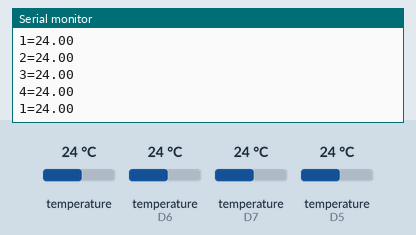
The sketch below on a simulated ESP8266 (NodeMCU). On the bench: the last lines printed to the serial monitor. The inputs (shaded band) are chosen by the test bench; at power-on: temperature 24 °C, temperature (sensors on D6, D7, D5) 24 °C.

Above: at 1.2 s.
1.3 s: temperature (sensor 0) set to 12 °C
At 2.0 s:
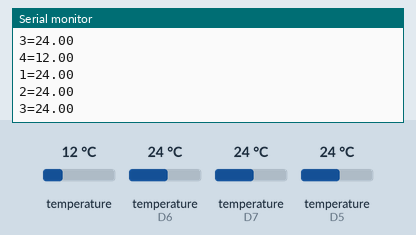
2.8 s: temperature (sensor on D6) set to 12 °C
At 3.6 s:
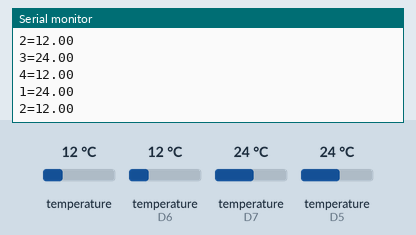
4.3 s: temperature (sensor on D7) set to 12 °C
At 4.9 s:
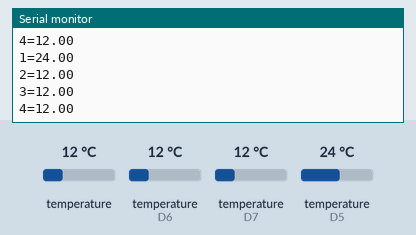
5.8 s: temperature (sensor on D5) set to 12 °C
At 6.7 s:
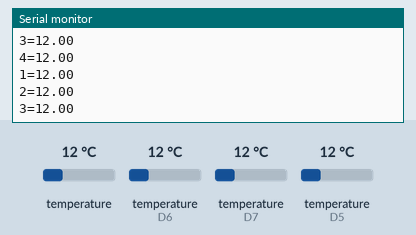
7.3 s: temperature (sensor 0) set to 19 °C
At 8.0 s:
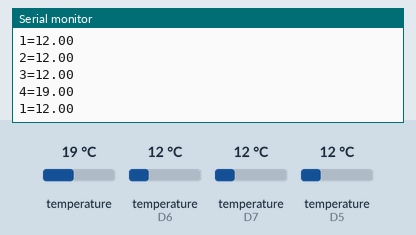
8.8 s: temperature (sensor on D6) set to 19 °C
At 9.4 s:
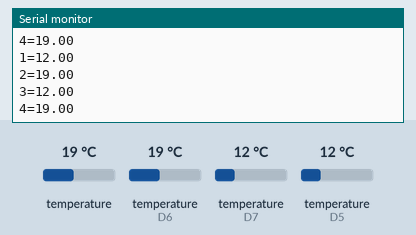
Timing chart, 0 to 11.3 s (numbered marks = the images above; inputs shaded):
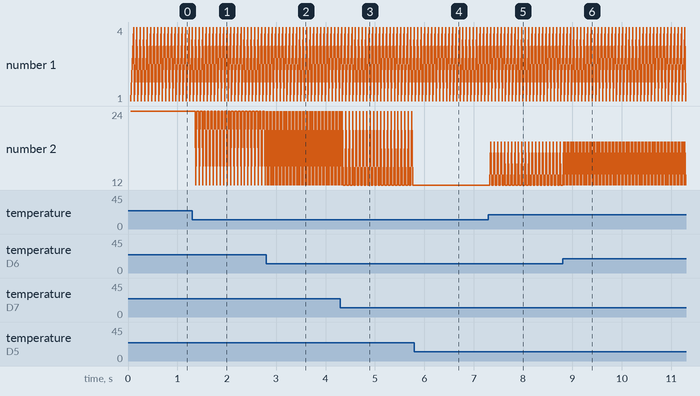

The sketch:

main.ino
```cpp
#include <SimpleTimer.h>
#include "ds18b20obj.cpp"


#define TEMP1_PIN       D5
#define TEMP2_PIN       D6
#define TEMP3_PIN       D7
#define TEMP4_PIN       D3


DS18B20 temp1;
DS18B20 temp2;
DS18B20 temp3;
DS18B20 temp4;


int temp_read_delay = 900;
uint8_t temp_resolution = 12;


void print_temp(uint8_t sens_id, float temp_c){
  uint16_t itemp = (temp_c * 100);
  uint8_t temp[2] = { itemp & 0xff, itemp >> 8 };
  Serial.print(sens_id, DEC);
  Serial.print("=");
  Serial.println(temp_c);
}


void setup() {
  Serial.begin(115200);
  temp1.init(TEMP1_PIN, temp_resolution);
  temp2.init(TEMP2_PIN, temp_resolution);
  temp3.init(TEMP3_PIN, temp_resolution);
  temp4.init(TEMP4_PIN, temp_resolution);

  temp1.on_temp([](float t_new){
    temp1.read();
    print_temp(1, t_new);
  });

  temp2.on_temp([](float t_new){
    temp2.read();
    print_temp(2, t_new);
  });

  temp3.on_temp([](float t_new){
    temp3.read();
    print_temp(3, t_new);
  });

  temp4.on_temp([](float t_new){
    temp4.read();
    print_temp(4, t_new);
  });

  temp1.read();
  temp2.read();
  temp3.read();
  temp4.read();
}


void loop() {
  temp1.run();
  temp2.run();
  temp3.run();
  temp4.run();
}
```

ds18b20obj.cpp
```cpp
#include <Arduino.h>
#include <OneWire.h>
#include <stdio.h>
#include <string.h>


typedef void (*DS18B20Callback) (float temp);


class DS18B20 {

	uint8_t i;
	uint8_t temp_data[ 12 ];
	int16_t raw_temp;
	float temp_c;
	bool read_is_active;
	uint8_t resolution;
	float buffer[16];
	uint8_t buffer_idx;
	OneWire* sensor;
	DS18B20Callback callback;

	void buffer_add(float value) {
		for (int k = 16; k >0; k--){
		  buffer[k]=buffer[k-1];
		}
		buffer[0] = value;
		//buffer[buffer_idx] = value;
	 	//buffer_idx = (buffer_idx + 1) % 16;
	}

	void start_read(){
		if (read_is_active){
			return;
		}
		read_is_active = true;
	  byte resbyte = 0x1F;
	  if ( resolution == 12 ){
	    resbyte = 0x7F;
	  }
	  else if ( resolution == 11 ) {
	    resbyte = 0x5F;
	  }
	  else if ( resolution == 10 ) {
	    resbyte = 0x3F;
	  }
	  sensor->reset();
	  sensor->skip();
	  sensor->write( 0x4E );
	  sensor->write( 0 );
	  sensor->write( 0 );
	  sensor->write( resbyte );
	  sensor->write( 0x48 );
	  sensor->reset();
	  sensor->skip();
	  sensor->write( 0x44, 1 );
	}

	void read_temp(){
	  delay( 5 );
	  sensor->reset();
	  sensor->skip();
	  sensor->write( 0xBE );
	  for ( i = 0; i < 9; i++ ) {
	    temp_data[ i ] = sensor->read();
	  }
	  raw_temp = ( temp_data[ 1 ] << 8 ) | temp_data[ 0 ];
	  temp_c = (float) raw_temp / 16.0;
		read_is_active = false;
		buffer_add(temp_c);
		read_is_active = false;
		callback(temp_c);
	}

	public:
  DS18B20() {
  }

	void init(int onewire_pin, uint8_t res = 10){
		sensor = new OneWire(onewire_pin);
		resolution = res;
	}

	void on_temp(DS18B20Callback cbx){
		callback = cbx;
	}

	void set_resolution(uint8_t res){
		resolution = res;
	}

	void read() {
		start_read();
	}

	void get_buffer(uint8_t index){
		Serial.println( buffer[index] );
	}


  void run(){
		if (sensor->read() && read_is_active){
			read_temp();
		}
  }

};
```

SerialTerm.cpp
```cpp
/*******************************************************************************
*
* Simple Serial Terminal for Arduino
* Designed for esp8266 or boards with sufficient memory
*
* Author: Cyrill v.W. <eni e23.ch>
*
*******************************************************************************/

#ifndef SerialTerm_h
#define SerialTerm_h

#include <Arduino.h>
#include <stdarg.h>


#ifndef TTY_BUFFER_SIZE
  #define TTY_BUFFER_SIZE 128
#endif

#ifndef TTY_MAX_CMDS
  #define TTY_MAX_CMDS 16
#endif

#ifndef TTY_HIST_SIZE
  #define TTY_HIST_SIZE 8
#endif

// Terminal escape sequences
#define TTY_OFF             "\x1b[0m"
#define TTY_BOLD            "\x1b[1m"
#define TTY_LOWINTENS       "\x1b[2m"
#define TTY_UNDERLINE       "\x1b[4m"
#define TTY_BLINK           "\x1b[5m"
#define TTY_REVERSE         "\x1b[7m"
#define TTY_COLOR_RED       "\x1b[0;31m"
#define TTY_COLOR_GREEN     "\x1b[0;32m"
#define TTY_COLOR_ORANGE    "\x1b[0;33m"
#define TTY_COLOR_BLUE      "\x1b[0;34m"
#define TTY_COLOR_PURPLE    "\x1b[0;35m"
#define TTY_COLOR_CYAN      "\x1b[0;36m"
#define TTY_COLOR_GRAY      "\x1b[0;37m"
#define TTY_COLOR_YELLOW    "\x1b[1;33m"
#define TTY_COLOR_RST       "\x1b[0m"
#define TTY_CLS              "\x1b[2J"
#define TTY_CURSOR_XY(x,y)  "\x1b[x;yH"
#define TTY_CURSOR_UP(x)    "\x1b[xA"
#define TTY_CURSOR_DOWN(x)  "\x1b[xB"
#define TTY_CURSOR_RIGHT(x) "\x1b[xC"
#define TTY_CURSOR_LEFT(x)  "\x1b[xD"
#define TTY_CURSOR_HOME     "\x1b[H"
#define TTY_CURSOR_SAFE     "\x1b7"
#define TTY_CURSOR_RESTORE  "\x1b8"


typedef void (*SerialTermCallback) ();


class SerialTerm {

private:
  // buffer for line input
  char buffer[TTY_BUFFER_SIZE];
  // current position in the buffer
  int buffer_pos;

  int cursor_v;
  int cursor_h;
  bool begin_escape;

  // next free callback slot
  int callback_pos;
  // cmd callback name lookup table
  String lookup_table[TTY_MAX_CMDS];
  // Array with the callbacks itself
  SerialTermCallback callbacks[TTY_MAX_CMDS];
  // last line, used for getArg functions
  String last_line;

  // history
  String history[TTY_HIST_SIZE];
  int history_pos;

  /**
  * rcv_char() is getting called for every char recived by serial
  **/
  void rcv_char(){

    char current_char = Serial.read();

    // cut out escape sequences
    if (current_char==27){
      begin_escape = true;
      return;
    }
    if (begin_escape and current_char==91 ){
      begin_escape = false;
      return;
    }
    begin_escape = false;

    /*
    bool is_control = false;
    bool is_alphanum = false;
    bool is_printable = false;
    bool is_ascii = false;
    if (isControl(current_char)) is_control = true;
    if (isAlphaNumeric(current_char)) is_alphanum = true;
    if (isPrintable(current_char)) is_printable = true;
    if (isAscii(current_char)) is_ascii = true;
    printf("current_char=%i ctrl=%d alpha=%d print=%d ascii=%d\n\r",
    (int)current_char, is_control, is_alphanum, is_printable, is_ascii);
    return;
    */

    // backspace: delete last char in buffer
    if ( current_char == 0x7F && buffer_pos > 0 ) {
      // cursor at end
      if (cursor_h == buffer_pos){
        buffer[buffer_pos-1];
        buffer_pos--;
        cursor_h--;
        printf("\b \b");
        return;
      }
      // cursor somewhere else
      for(int i = cursor_h-1; i < buffer_pos; i++){
        buffer[i] = buffer[i+1];
      }
      buffer[buffer_pos] = '\0';
      buffer_pos--;
      cursor_h--;
      draw_buffer();
      printf("\033[%iD", (buffer_pos-cursor_h) );
      return;
    }
    // carriage return recived = new line
    if (current_char == 13) {
      Serial.println( current_char );
      buffer[buffer_pos] = '\0';
      last_line = String(buffer);
      parse_line();
      return;
    }
    // TAB: completion
    if (current_char == '\t') {
      tab_completion();
      return;
    }
    // cursor down: history
    if ( (current_char == 66) ){  // down
      if (history_pos>1){
        history_pos--;
      } else {
        return;
      }
      show_history(history_pos-1);
      return;
    }
    // cursor up: history
    if (current_char == 65){
      if (history_pos<TTY_HIST_SIZE){
        history_pos++;
      } else {
        return;
      }
      show_history(history_pos-1);
      return;
    }
    // cursor left
    if (current_char == 67) {
      if (cursor_h==buffer_pos or buffer_pos==0){
        return;
      }
      cursor_h++;
      Serial.print("\033[1C");
      return;
    }
    // cursor right
    if (current_char == 68) {
      if ((cursor_h-1)<0 or buffer_pos==0){
        return;
      }
      cursor_h--;
      Serial.print("\033[1D");
      return;
    }

    // put every other char than cr into buffer
    // cursor at the end
    if (cursor_h == buffer_pos){
      buffer[buffer_pos] = current_char;
    }
    // cursor somewhere else
    else {
      for (int i = buffer_pos - 1; i >= cursor_h; i--){
        buffer[i+1] = buffer[i];
      }
      buffer[cursor_h] = current_char;
    }
    buffer_pos++;
    cursor_h++;
    draw_buffer();
    // if cursor not at the end, move cursor to correct position
    if (buffer_pos!=cursor_h){
      printf("\033[%iD", (buffer_pos-cursor_h) );
    }
  }


  /**
  * Add a string to history array
  **/
  void history_add(String data) {
    for (int k = TTY_HIST_SIZE-1; k >0; k--){
      history[k]=history[k-1];
    }
    history[0] = data;
  }


  /**
  * show history at given position
  **/
  void show_history(int position){
    String hline = history[position];
    if (hline==""){
      return;
    }
    memset(buffer, 0, sizeof( buffer ) );
    buffer_pos=0;
    cursor_h=0;
    for (int i=0; i<hline.length()+1; i++){
      buffer[i] = hline.charAt(i);
      buffer_pos++;
      cursor_h++;
    }
    buffer[hline.length()] = '\0';
    draw_buffer();
  }


  /**
  * Experimential: command tab completion
  **/
  void tab_completion() {

    String input = get_buff_input();

    // return if function arg
    String s_chk = str_token(input, ' ', 1);
    if (s_chk.length()>0){
      return;
    }
    // count matches and get last one
    int cmdc = 0;
    int last_match = 0;
    for (int i=0; i<TTY_MAX_CMDS; i++){
      if (lookup_table[i].startsWith(input)){
        cmdc++;
        last_match = i;
      }
    }
    // nothing matches: return
    if (cmdc==0){
      return;
    }
    // 1 match: complete command
    if (cmdc==1){
      String pstr = lookup_table[last_match].substring(input.length());
      // fill buffer
      for (int i=0; i<pstr.length();i++){
        buffer[buffer_pos] = pstr.charAt(i);
        buffer_pos++;
        cursor_h++;
      }
      buffer[buffer_pos] = ' ';
      buffer_pos++;
      cursor_h++;
      Serial.print(pstr);
      Serial.print(" ");
      return;
    }
    // more than 1 match: print commands
    // TODO: complete to same
    // TODO: builtins
    if (cmdc>1) {
      Serial.print("\x1b\n\r");
      //int reslen = 0;
      for (int i=0; i<TTY_MAX_CMDS; i++){
        if (lookup_table[i].startsWith(input)){
          //reslen+=(lookup_table[i].length()+4);
          Serial.print(lookup_table[i]);
          Serial.print('\t');
        }
      }
      Serial.print("\n\r");
      Serial.print(input);
    }
  }


  /**
  * clear line and draw buffer
  **/
  void draw_buffer(){
    printf("\x1b[2K\x1b[%iD", buffer_pos);
    for (int i=0; i<(buffer_pos); i++){
      Serial.print(buffer[i]);
    }
  }


  /**
  * Get current input
  **/
  String get_buff_input(){
    String input = String("");
    if (buffer_pos>0){
      char tb[buffer_pos];
      for (int i=0; i<buffer_pos;i++){
        tb[i] = buffer[i];
      }
      tb[buffer_pos]='\0';
      input = String(tb);
    }
    return input;
  }


  /**
  * parse_line() gets called when rcv_char() detects a newline
  **/
  void parse_line(){
    // split input line by spaces and take the first item as command
    String command = "";
    command = str_token( last_line, ' ', 0 );
    if (command.endsWith(" ")){
      command = command.substring(0, command.length()-1);
    }

    // empty buffer and zero counter
    memset(buffer, 0, sizeof( buffer ) );
    buffer_pos = 0;
    cursor_h = 0;

    // catch empty command
    if ( command == ""){
      return;
    }

    // add command to history
    history_add(last_line);

    // simple pong for recognition
    if (  command ==  "ping" ) {
      printf( "pong" );
      return;
    }
    if (  command ==  "cls" or command == "clear") {
      printf(TTY_CLS TTY_CURSOR_HOME);
      return;
    }

    if ( command == "history"){
      for (int i = 0; i<TTY_HIST_SIZE; i++){
        printf("%i: ", i);
        Serial.println(history[i]);
      }
      return;
    }

    // try to find entered command in cb-lookup
    for (int i=0; i<TTY_MAX_CMDS; i++){
      if (command==lookup_table[i]){
        callbacks[i]();
        return;
      }
    }

    // if nothing matches, command not found
    debug("unknown command");
    printf("last_line '%s'\n\r", str2char(last_line) );
    return;
  }


public:

  boolean debug_enabled = true;

  /**
  * Constructor
  **/
  SerialTerm() {
    buffer_pos = 0;
    callback_pos = 0;
    cursor_h = 0;
    last_line = "";
    begin_escape = true;
    history_pos = 0;
  }

  /**
  * Begin Serial
  **/
  void begin(int TTY_baud){
    Serial.begin( TTY_baud );
    Serial.print("\x1b\x63");
  }


  /**
  * printf to terminal
  * This function does not support String since it uses variadic
  **/
  void printf(char *fmt, ... ){
    char buf[256];
    va_list args;
    va_start (args, fmt );
    vsnprintf(buf, 256, fmt, args);
    va_end (args);
    Serial.print(buf);
  }


  /**
  * printf with an color
  **/
  void printf_color(char* color, char *fmt, ... ){
    char buf[256]; // resulting string limited to 256 chars
    va_list args;
    va_start (args, fmt );
    vsnprintf(buf, 256, fmt, args);
    va_end (args);
    printf("\033[%sm", color );
    Serial.print(buf);
    printf("\033[%sm", TTY_COLOR_RST );
  }


  /**
  * Read raw binary of fixed size
  **/
  uint8_t* read_binary(int len){
    uint8_t chbuffer[len+1];
    int cc = 0;
    delay(100);
    while (cc<len){
      chbuffer[cc] = Serial.read();
      cc++;
    }
    return chbuffer;
  }


  /**
  * Print a message this->debug_enabled is set to true
  **/
  void debug( const char* message ) {
    if ( debug_enabled ) {
      Serial.println( message );
    }
  }


  /**
  * Get single lastline argument as integer
  **/
  int intArg(int index){
    String s_str = "";
    s_str = strArg( index );
    int s;
    s = s_str.toInt();
    return s;
  }


  /**
  * Get single lastline argument as float
  **/
  float floatArg(int index){
    String s_str = "";
    s_str = strArg( index );
    float s;
    s = s_str.toFloat();
    return s;
  }


  /**
  * Get single lastline argument as char array
  **/
  char* charArg(int index){
    String s_str = "";
    s_str = str_token(last_line, ' ', index+1);
    char charbuff[s_str.length()+1];
    s_str.toCharArray(charbuff, s_str.length()+1);
    return charbuff;
  }


  char* str2char(String s){
    char charbuff[s.length()+1];
    s.toCharArray(charbuff, s.length()+1);
    return charbuff;
  }


  /**
  * Get single lastline argument as string
  **/
  String strArg(int index){
    return str_token(last_line, ' ', index+1);
  }


  /**
  * split a string and get chuck at desired position
  * example:
  * data="foo,bar,baz" separator="," index=2  => baz
  * data="foo/bar" separator="/" index=0  => foo
  **/
  String str_token( String data, char separator, int index ) {
    int found = 0;
    int strIndex[] = { 0, -1 };
    int maxIndex = data.length()-1;
    for( int i = 0; i <= maxIndex && found <= index; i++ ){
      if( data.charAt( i ) == separator || i == maxIndex ){
        found++;
        strIndex[0] = strIndex[1] + 1;
        strIndex[1] = ( i == maxIndex ) ? i + 1 : i;
      }
    }
    return found > index ? data.substring( strIndex[0], strIndex[1] ) : "";
  }


  /**
  * Set an callback for a command
  **/
  void on(String cmd, SerialTermCallback func){
    lookup_table[callback_pos] = cmd;
    callbacks[callback_pos] = func;
    callback_pos++;
  }


  /**
  * Poll function, needs to run in main loop
  **/
  void run(){
    if ( Serial.available() ) {
      rcv_char();
    }
  }


};

#endif
```

Measured:
- after the input at 1.3 s, the serial monitor: prints a new line after 0.08 s (image 1)
- after the input at 2.8 s, the serial monitor: prints a new line at once (image 2)
- after the input at 4.3 s, the serial monitor: prints a new line after 0.08 s (image 3)
- after the input at 5.8 s, the serial monitor: prints a new line at once (image 4)
- after the input at 7.3 s, the serial monitor: prints a new line after 0.05 s (image 5)
- after the input at 8.8 s, the serial monitor: prints a new line after 0.06 s (image 6)
